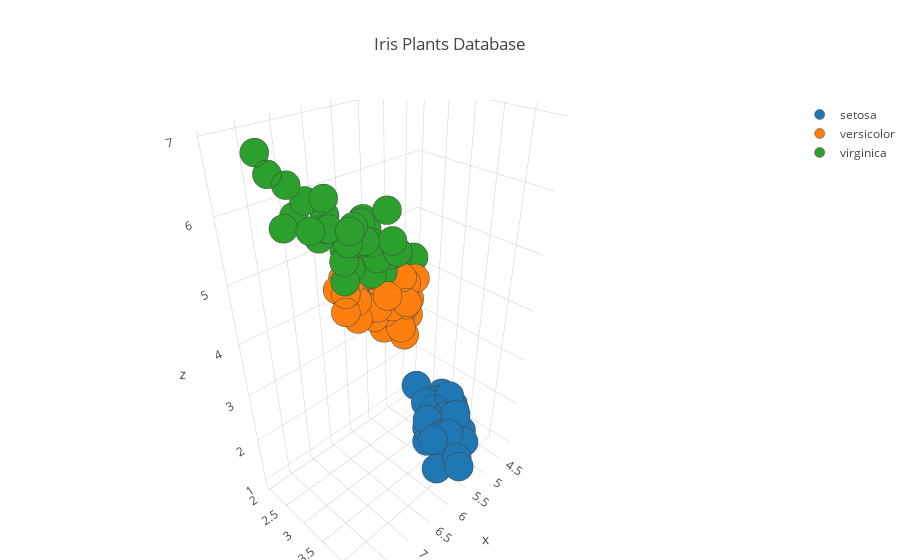

The notebook cell saved with this chart:
### Markdown cell above
## Scatter plot (3d)

### Code cell
xaxis = 0
yaxis = 1
zaxis = 2
plotly.offline.iplot(
    go.Figure(
        data=[go.Scatter3d(
            x = iris.data[iris.target == target, xaxis],
            y = iris.data[iris.target == target, yaxis],
            z = iris.data[iris.target == target, zaxis],            
            name = iris.target_names[target],
            mode = 'markers',
            marker = dict(
                size = 10,
                line=dict(width=0.5),
                opacity=1,
            ),
        ) for target in set(iris.target)],               
        layout=go.Layout(
            hovermode = 'closest',
            margin=dict(
                l=0,
                r=0,
                b=0,
                t=-10,
            ),
            title=iris.DESCR.splitlines()[0],
        )
    ), 
    filename='iris-scatter'
)

### Figure 1 — Plotly figure (JSON) as saved in the notebook; plotly's stock layout.template omitted (floating-point values rounded to 4 significant figures)
{"data": [{"marker": {"line": {"width": 0.5}, "opacity": 1, "size": 10}, "mode": "markers", "name": "setosa", "type": "scatter3d", "x": [5.1, 4.9, 4.7, 4.6, 5, 5.4, 4.6, 5, 4.4, 4.9, 5.4, 4.8, 4.8, 4.3, 5.8, 5.7, 5.4, 5.1, 5.7, 5.1, 5.4, 5.1, 4.6, 5.1, 4.8, 5, 5, 5.2, 5.2, 4.7, 4.8, 5.4, 5.2, 5.5, 4.9, 5, 5.5, 4.9, 4.4, 5.1, 5, 4.5, 4.4, 5, 5.1, 4.8, 5.1, 4.6, 5.3, 5], "y": [3.5, 3, 3.2, 3.1, 3.6, 3.9, 3.4, 3.4, 2.9, 3.1, 3.7, 3.4, 3, 3, 4, 4.4, 3.9, 3.5, 3.8, 3.8, 3.4, 3.7, 3.6, 3.3, 3.4, 3, 3.4, 3.5, 3.4, 3.2, 3.1, 3.4, 4.1, 4.2, 3.1, 3.2, 3.5, 3.1, 3, 3.4, 3.5, 2.3, 3.2, 3.5, 3.8, 3, 3.8, 3.2, 3.7, 3.3], "z": [1.4, 1.4, 1.3, 1.5, 1.4, 1.7, 1.4, 1.5, 1.4, 1.5, 1.5, 1.6, 1.4, 1.1, 1.2, 1.5, 1.3, 1.4, 1.7, 1.5, 1.7, 1.5, 1, 1.7, 1.9, 1.6, 1.6, 1.5, 1.4, 1.6, 1.6, 1.5, 1.5, 1.4, 1.5, 1.2, 1.3, 1.5, 1.3, 1.5, 1.3, 1.3, 1.3, 1.6, 1.9, 1.4, 1.6, 1.4, 1.5, 1.4]}, {"marker": {"line": {"width": 0.5}, "opacity": 1, "size": 10}, "mode": "markers", "name": "versicolor", "type": "scatter3d", "x": [7, 6.4, 6.9, 5.5, 6.5, 5.7, 6.3, 4.9, 6.6, 5.2, 5, 5.9, 6, 6.1, 5.6, 6.7, 5.6, 5.8, 6.2, 5.6, 5.9, 6.1, 6.3, 6.1, 6.4, 6.6, 6.8, 6.7, 6, 5.7, 5.5, 5.5, 5.8, 6, 5.4, 6, 6.7, 6.3, 5.6, 5.5, 5.5, 6.1, 5.8, 5, 5.6, 5.7, 5.7, 6.2, 5.1, 5.7], "y": [3.2, 3.2, 3.1, 2.3, 2.8, 2.8, 3.3, 2.4, 2.9, 2.7, 2, 3, 2.2, 2.9, 2.9, 3.1, 3, 2.7, 2.2, 2.5, 3.2, 2.8, 2.5, 2.8, 2.9, 3, 2.8, 3, 2.9, 2.6, 2.4, 2.4, 2.7, 2.7, 3, 3.4, 3.1, 2.3, 3, 2.5, 2.6, 3, 2.6, 2.3, 2.7, 3, 2.9, 2.9, 2.5, 2.8], "z": [4.7, 4.5, 4.9, 4, 4.6, 4.5, 4.7, 3.3, 4.6, 3.9, 3.5, 4.2, 4, 4.7, 3.6, 4.4, 4.5, 4.1, 4.5, 3.9, 4.8, 4, 4.9, 4.7, 4.3, 4.4, 4.8, 5, 4.5, 3.5, 3.8, 3.7, 3.9, 5.1, 4.5, 4.5, 4.7, 4.4, 4.1, 4, 4.4, 4.6, 4, 3.3, 4.2, 4.2, 4.2, 4.3, 3, 4.1]}, {"marker": {"line": {"width": 0.5}, "opacity": 1, "size": 10}, "mode": "markers", "name": "virginica", "type": "scatter3d", "x": [6.3, 5.8, 7.1, 6.3, 6.5, 7.6, 4.9, 7.3, 6.7, 7.2, 6.5, 6.4, 6.8, 5.7, 5.8, 6.4, 6.5, 7.7, 7.7, 6, 6.9, 5.6, 7.7, 6.3, 6.7, 7.2, 6.2, 6.1, 6.4, 7.2, 7.4, 7.9, 6.4, 6.3, 6.1, 7.7, 6.3, 6.4, 6, 6.9, 6.7, 6.9, 5.8, 6.8, 6.7, 6.7, 6.3, 6.5, 6.2, 5.9], "y": [3.3, 2.7, 3, 2.9, 3, 3, 2.5, 2.9, 2.5, 3.6, 3.2, 2.7, 3, 2.5, 2.8, 3.2, 3, 3.8, 2.6, 2.2, 3.2, 2.8, 2.8, 2.7, 3.3, 3.2, 2.8, 3, 2.8, 3, 2.8, 3.8, 2.8, 2.8, 2.6, 3, 3.4, 3.1, 3, 3.1, 3.1, 3.1, 2.7, 3.2, 3.3, 3, 2.5, 3, 3.4, 3], "z": [6, 5.1, 5.9, 5.6, 5.8, 6.6, 4.5, 6.3, 5.8, 6.1, 5.1, 5.3, 5.5, 5, 5.1, 5.3, 5.5, 6.7, 6.9, 5, 5.7, 4.9, 6.7, 4.9, 5.7, 6, 4.8, 4.9, 5.6, 5.8, 6.1, 6.4, 5.6, 5.1, 5.6, 6.1, 5.6, 5.5, 4.8, 5.4, 5.6, 5.1, 5.1, 5.9, 5.7, 5.2, 5, 5.2, 5.4, 5.1]}], "layout": {"hovermode": "closest", "margin": {"b": 0, "l": 0, "r": 0, "t": -10}, "title": "Iris Plants Database"}}
